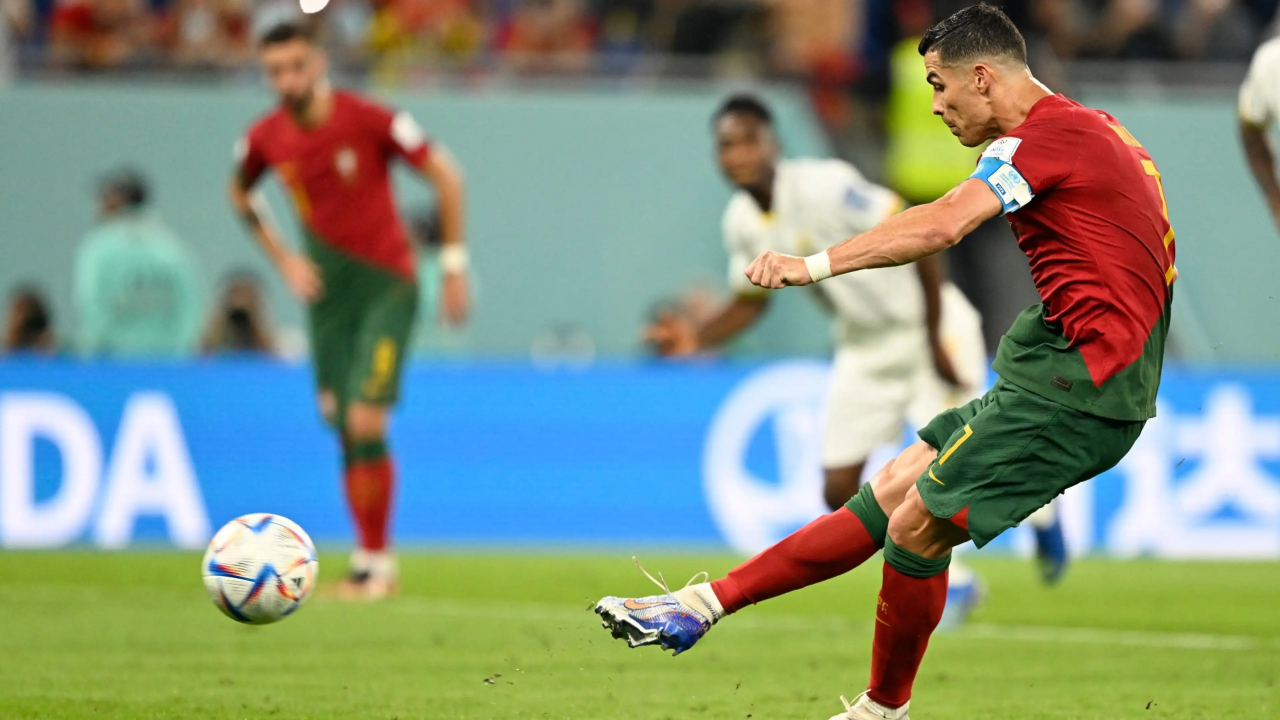
#> input picture data/ball_image_1.webp, 3840 x 2160 px (shown at 1/3 size)
$ python -i draw_results.py   (imports and definitions only)
#> lines starting #> are read from the running program, lines starting #| are printed output that depends on the picture; after the words box and inside, x2 and y2 are one past the last pixel; in counts of white or black regions, pixels touching at a corner belong together
#> further down, picture is the input picture: shape (2160, 3840, 3); mean B, G, R 125.2, 145.1, 130.2
import cv2
import numpy as np
from utils.utils import draw_text_with_background


# [13 lines left out: function _compute_line_distance, not called in this run]


def _search_posts(
    lines,
    img_width,
    img_height,
    acceptability_threshold,
    horizontal_offset,
    vertical_offset,
):
    """
    Searches for the most probable left and right goal posts in a list of lines based on the image
    dimensions and acceptability criteria.

    :param lines: A list of line coordinates detected in the image.
    :param img_width: The width of the image.
    :param img_height: The height of the image.
    :param acceptability_threshold: The threshold distance for a line to be considered as a post.
    :param horizontal_offset: The horizontal offset used to estimate the initial position of the posts.
    :param vertical_offset: The vertical offset used to estimate the initial position of the posts.
    :return: The estimated positions of the left and right goal posts.
    """
    left_post_x, right_post_x = int(img_width * horizontal_offset), int(
        img_width * (1 - horizontal_offset)
    )
    post_y_low, post_y_high = int(img_height * vertical_offset), int(
        img_height * (1 - vertical_offset)
    )
    estimated_left_post = [left_post_x, post_y_high, left_post_x, post_y_low]
    estimated_right_post = [right_post_x, post_y_high, right_post_x, post_y_low]
    acc_thresh_left, acc_thresh_right = acceptability_threshold, acceptability_threshold
    for line in lines:
        if _compute_line_distance(line[0], estimated_left_post) < acc_thresh_left:
            estimated_left_post = line[0]
            acc_thresh_left //= 2
        elif _compute_line_distance(line[0], estimated_right_post) < acc_thresh_right:
            estimated_right_post = line[0]
            acc_thresh_right //= 2

    # Return the found values
    return estimated_left_post, estimated_right_post


def identify_posts(
    image,
    ang_coeff_threshold=10,
    post_acceptability_threshold=150,
    horizontal_offset=0.3,
    vertical_offset=0.3,
    draw=True,
):
    """
    Identifies the positions of the left and right goal posts in an image.

    :param image: The input image with a football goal.
    :param ang_coeff_threshold: The angular coefficient threshold to filter out non-vertical lines.
    :param post_acceptability_threshold: The maximum acceptable distance for a line to be considered as a post.
    :param horizontal_offset: The horizontal offset used to determine the search area for the posts.
    :param vertical_offset: The vertical offset used to determine the search area for the posts.
    :param draw: Flag indicating whether to draw the detected posts on the image.
    :return: The positions of the left and right goal posts.
    """
#> called with ang_coeff_threshold = 10, post_acceptability_threshold = 150, horizontal_offset = 0.3, vertical_offset = 0.3, draw = True
    gray = cv2.cvtColor(image, cv2.COLOR_BGR2GRAY)
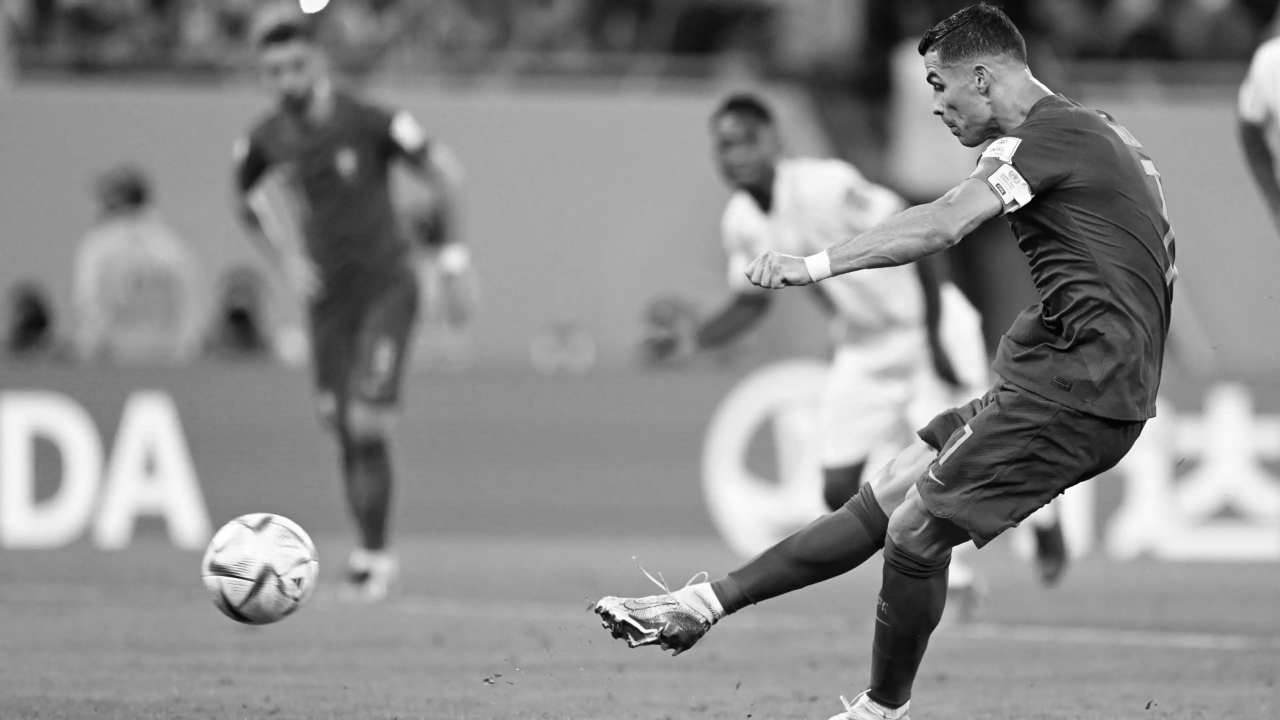
#> gray: shape (2160, 3840) (shown at 1/3 size); min 0, max 255, mean 138.4

    blurred = cv2.GaussianBlur(gray, (5, 5), 0)

    edges = cv2.Canny(blurred, 50, 150)
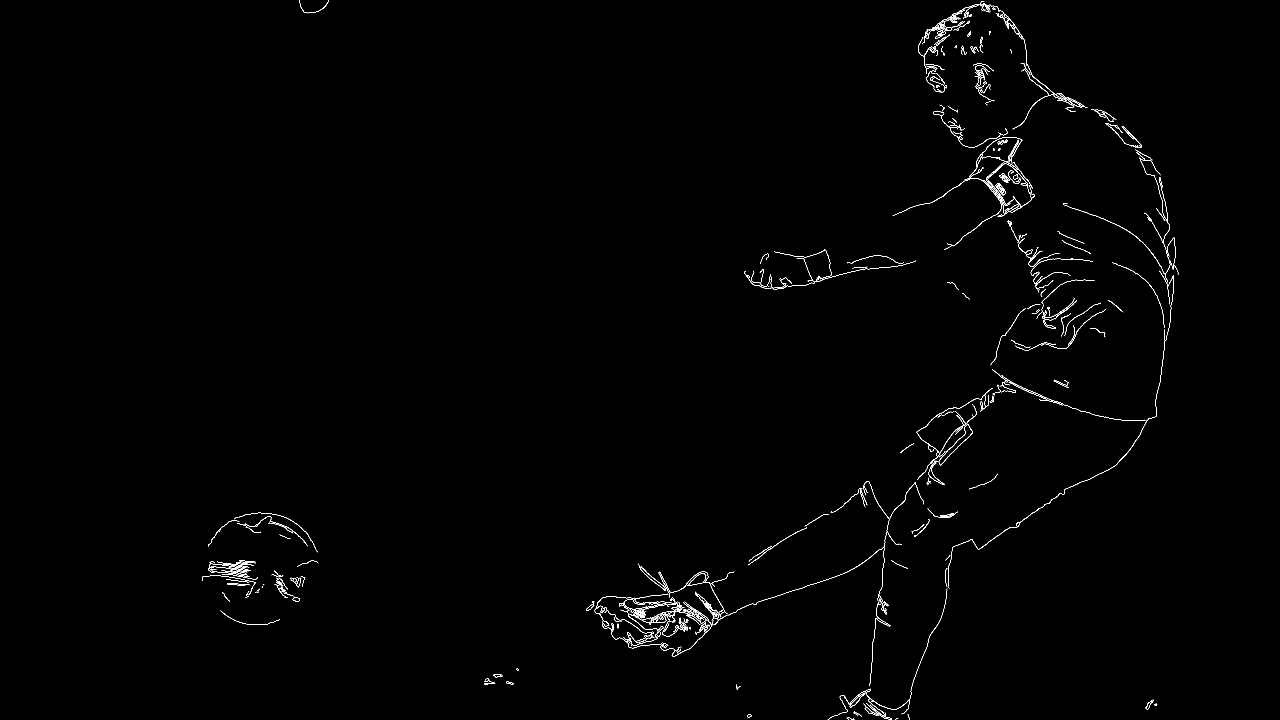
#> edges: shape (2160, 3840) (shown at 1/3 size); 0.49% white in thin lines or dots, all inside (x1, y1, x2, y2) = (606, 0, 3535, 2160)

    lines = cv2.HoughLinesP(
        edges, 1, np.pi / 180, threshold=50, minLineLength=100, maxLineGap=10
    )
#> lines = [[2235, 1819, 2363, 1777], [2432, 1754, 2534, 1719], [2485, 833, 2590, 807], [3190, 614, 3310, 656]]

    long_vertical_lines = []
    for line in lines:
        x1, y1, x2, y2 = line[0]
        if abs(x2 - x1) < ang_coeff_threshold:
            long_vertical_lines.append(line)
#> this loop made 4 passes
#> after the loop, long_vertical_lines = []

    left_post, right_post = _search_posts(
        long_vertical_lines,
        image.shape[1],
        image.shape[0],
        post_acceptability_threshold,
        horizontal_offset,
        vertical_offset,
    )
#> after the loop in _search_posts, `for line in lines:`: acc_thresh_left = 150; estimated_left_post = [1152, 1512, 1152, 648]; estimated_right_post = [2688, 1512, 2688, 648]
#> left_post = [1152, 1512, 1152, 648]; right_post = [2688, 1512, 2688, 648]
    y_start, y_end = min(left_post[3], right_post[3]), max(left_post[1], right_post[1])
#> y_start = 648; y_end = 1512
    if y_end - y_start < 340:
        if y_start < 250:
            y_end = y_start + 340
        else:
            y_start = y_end - 340
    left_post[3] = y_start
    right_post[3] = y_start
    left_post[1] = y_end
    right_post[1] = y_end

    if draw:
        cv2.line(
            image,
            (left_post[0], left_post[1]),
            (left_post[2], left_post[3]),
            (0, 255, 0),
            2,
        )
        cv2.line(
            image,
            (right_post[0], right_post[1]),
            (right_post[2], right_post[3]),
            (0, 255, 0),
            2,
        )

    return left_post, right_post


# [172 lines left out: functions draw_shaded_rectangles_in_goal, draw_shot_predictions, draw_dive_prediction, not called in this run]

>>> import cv2
>>> picture = cv2.imread('../data/ball_image_1.webp')
>>> result = identify_posts(picture)
#> result = ([1152, 1512, 1152, 648], [2688, 1512, 2688, 648])
